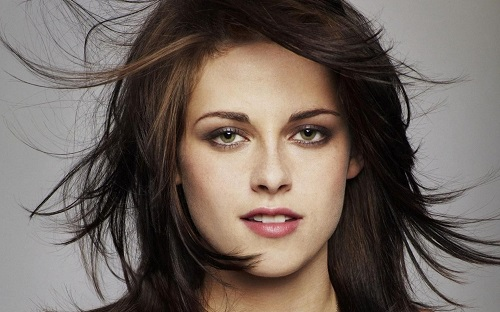
#> input picture imageprocessing/image/ks.jpg, 500 x 312 px
$ python manualsharpeningtheimage.py
#> lines starting #> are read from the running program, lines starting #| are printed output that depends on the picture
import numpy as np
import cv2

img=cv2.imread('image/ks.jpg',0)
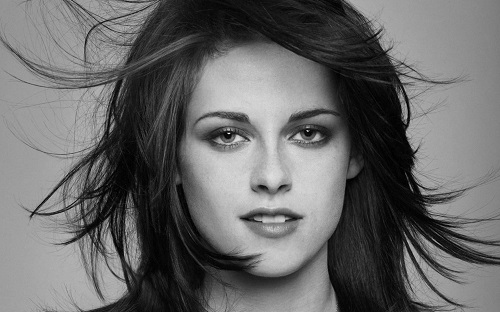
#> img: shape (312, 500); min 0, max 248, mean 104.4
rows,cols=img.shape
#> rows = 312; cols = 500
mod=img[:]


kernel = np.array([[0,0,0],[0,2,0],[0,0,0]])
kernel2 = np.ones((3,3))/9
img2 = img.copy()
img3=img.copy()
def gaussian_filter(img2,k1,k2):
   for i in range(0,rows-3,1):
       for j in range(0,cols - 3,1):
          c=(np.multiply(img2[i:i+3,j:j+3] , k1)  - np.multiply(img2[i:i+3,j:j+3],k2)) -1
          val=sum(sum(np.array(c)))
          img3[i+1][j+1] = val
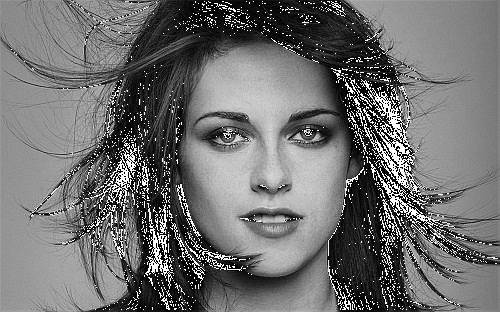
#> img3: shape (312, 500); min 0, max 255, mean 111.1
   return img3
mod=gaussian_filter(img2,kernel,kernel2)
print
cv2.imshow('image',img)
cv2.imshow('mod',mod)


cv2.waitKey(0)
cv2.destroyAllWindows()

$ run again, with imageprocessing/image/bacteria.jpg copied over imageprocessing/image/ks.jpg
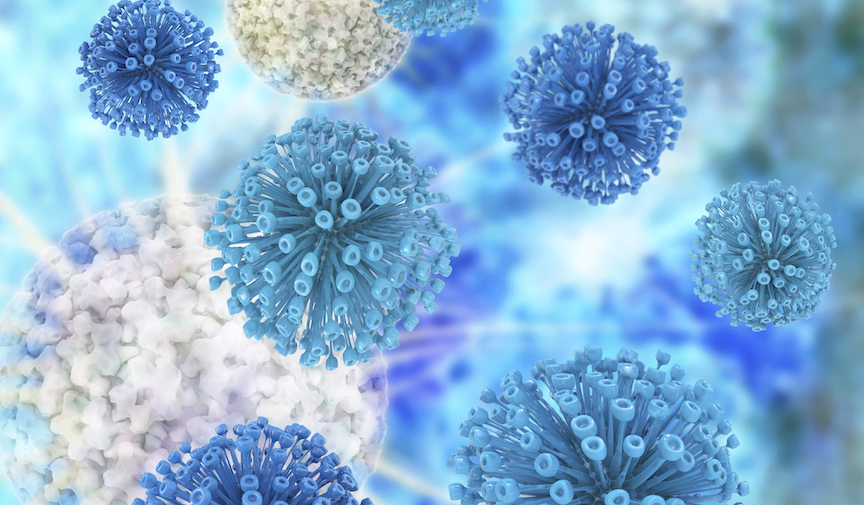
#> input picture imageprocessing/image/bacteria.jpg, 864 x 505 px
#> `img=cv2.imread('image/ks.jpg',0)`:
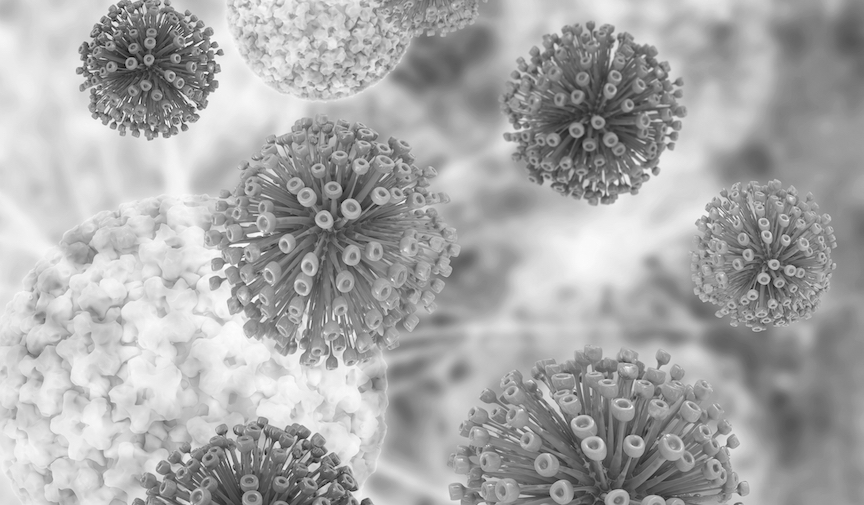
#> img: shape (505, 864); min 5, max 255, mean 168.9
